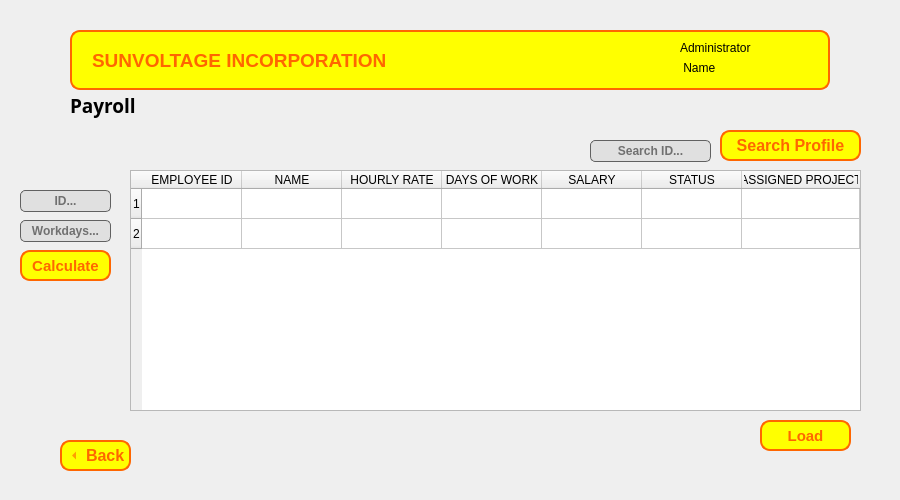
<?xml version="1.0" encoding="UTF-8"?>
<ui version="4.0">
 <class>Form</class>
 <widget class="QWidget" name="Form">
  <property name="geometry">
   <rect>
    <x>0</x>
    <y>0</y>
    <width>900</width>
    <height>500</height>
   </rect>
  </property>
  <property name="windowTitle">
   <string>Form</string>
  </property>
  <widget class="QLabel" name="Label_user_name">
   <property name="geometry">
    <rect>
     <x>680</x>
     <y>60</y>
     <width>141</width>
     <height>16</height>
    </rect>
   </property>
   <property name="text">
    <string> Name</string>
   </property>
  </widget>
  <widget class="QLabel" name="Header">
   <property name="geometry">
    <rect>
     <x>70</x>
     <y>30</y>
     <width>760</width>
     <height>60</height>
    </rect>
   </property>
   <property name="font">
    <font>
     <pointsize>14</pointsize>
     <bold>true</bold>
    </font>
   </property>
   <property name="styleSheet">
    <string notr="true">color: rgb(255, 102, 0);
background-color: rgb(255, 255, 0);
border-color: rgb(255, 102, 0);
border: 2px solid #ff6600; 
border-radius: 10px;
</string>
   </property>
   <property name="text">
    <string>SUNVOLTAGE INCORPORATION</string>
   </property>
   <property name="textFormat">
    <enum>Qt::AutoText</enum>
   </property>
   <property name="scaledContents">
    <bool>false</bool>
   </property>
   <property name="margin">
    <number>0</number>
   </property>
   <property name="indent">
    <number>20</number>
   </property>
  </widget>
  <widget class="QLineEdit" name="search_employee">
   <property name="geometry">
    <rect>
     <x>590</x>
     <y>140</y>
     <width>121</width>
     <height>22</height>
    </rect>
   </property>
   <property name="font">
    <font>
     <bold>true</bold>
    </font>
   </property>
   <property name="styleSheet">
    <string notr="true">QLineEdit {
	border: 1px solid #616161;
	background-color: #E0E0E0;
	border-radius: 5px;
}

QLineEdit::placeholder {
    color: #a9a9a9;
}

QLineEdit:focus {
    border: 2px solid #ff6600;
}</string>
   </property>
   <property name="text">
    <string/>
   </property>
   <property name="alignment">
    <set>Qt::AlignCenter</set>
   </property>
   <property name="placeholderText">
    <string>Search ID...</string>
   </property>
  </widget>
  <widget class="QLabel" name="label_lists_or_profile">
   <property name="geometry">
    <rect>
     <x>70</x>
     <y>90</y>
     <width>181</width>
     <height>31</height>
    </rect>
   </property>
   <property name="font">
    <font>
     <family>Segoe UI Black</family>
     <pointsize>14</pointsize>
     <bold>true</bold>
    </font>
   </property>
   <property name="text">
    <string>Payroll</string>
   </property>
  </widget>
  <widget class="QToolButton" name="backButton">
   <property name="geometry">
    <rect>
     <x>60</x>
     <y>440</y>
     <width>71</width>
     <height>31</height>
    </rect>
   </property>
   <property name="font">
    <font>
     <pointsize>12</pointsize>
     <bold>true</bold>
    </font>
   </property>
   <property name="styleSheet">
    <string notr="true">QToolButton {
				color: rgb(255, 102, 0);
                background-color: rgb(255, 255, 0);
                border-color: rgb(255, 102, 0);
                border: 2px solid #ff6600;
                border-radius: 10px;
            }
            QToolButton:hover, QToolButton:pressed {
                background-color: rgb(255, 183, 0);
            }</string>
   </property>
   <property name="text">
    <string>Back</string>
   </property>
   <property name="iconSize">
    <size>
     <width>20</width>
     <height>20</height>
    </size>
   </property>
   <property name="checkable">
    <bool>true</bool>
   </property>
   <property name="checked">
    <bool>false</bool>
   </property>
   <property name="toolButtonStyle">
    <enum>Qt::ToolButtonTextBesideIcon</enum>
   </property>
   <property name="arrowType">
    <enum>Qt::LeftArrow</enum>
   </property>
  </widget>
  <widget class="QTableWidget" name="tablewidget_Payroll_List">
   <property name="geometry">
    <rect>
     <x>130</x>
     <y>170</y>
     <width>731</width>
     <height>241</height>
    </rect>
   </property>
   <property name="sizePolicy">
    <sizepolicy hsizetype="Maximum" vsizetype="Expanding">
     <horstretch>44</horstretch>
     <verstretch>0</verstretch>
    </sizepolicy>
   </property>
   <property name="minimumSize">
    <size>
     <width>50</width>
     <height>0</height>
    </size>
   </property>
   <property name="styleSheet">
    <string notr="true"/>
   </property>
   <property name="lineWidth">
    <number>6</number>
   </property>
   <property name="verticalScrollBarPolicy">
    <enum>Qt::ScrollBarAlwaysOff</enum>
   </property>
   <property name="sizeAdjustPolicy">
    <enum>QAbstractScrollArea::AdjustToContents</enum>
   </property>
   <property name="autoScroll">
    <bool>true</bool>
   </property>
   <property name="editTriggers">
    <set>QAbstractItemView::NoEditTriggers</set>
   </property>
   <property name="alternatingRowColors">
    <bool>false</bool>
   </property>
   <property name="selectionBehavior">
    <enum>QAbstractItemView::SelectRows</enum>
   </property>
   <property name="verticalScrollMode">
    <enum>QAbstractItemView::ScrollPerItem</enum>
   </property>
   <property name="horizontalScrollMode">
    <enum>QAbstractItemView::ScrollPerItem</enum>
   </property>
   <property name="showGrid">
    <bool>true</bool>
   </property>
   <property name="gridStyle">
    <enum>Qt::SolidLine</enum>
   </property>
   <property name="sortingEnabled">
    <bool>true</bool>
   </property>
   <property name="wordWrap">
    <bool>true</bool>
   </property>
   <property name="cornerButtonEnabled">
    <bool>false</bool>
   </property>
   <property name="rowCount">
    <number>2</number>
   </property>
   <property name="columnCount">
    <number>7</number>
   </property>
   <attribute name="horizontalHeaderShowSortIndicator" stdset="0">
    <bool>true</bool>
   </attribute>
   <attribute name="horizontalHeaderStretchLastSection">
    <bool>true</bool>
   </attribute>
   <attribute name="verticalHeaderShowSortIndicator" stdset="0">
    <bool>false</bool>
   </attribute>
   <row/>
   <row/>
   <column>
    <property name="text">
     <string>EMPLOYEE ID</string>
    </property>
   </column>
   <column>
    <property name="text">
     <string>NAME</string>
    </property>
   </column>
   <column>
    <property name="text">
     <string>HOURLY RATE</string>
    </property>
   </column>
   <column>
    <property name="text">
     <string>DAYS OF WORK</string>
    </property>
   </column>
   <column>
    <property name="text">
     <string>SALARY</string>
    </property>
   </column>
   <column>
    <property name="text">
     <string>STATUS</string>
    </property>
   </column>
   <column>
    <property name="text">
     <string>ASSIGNED PROJECT</string>
    </property>
   </column>
  </widget>
  <widget class="QLabel" name="label_User">
   <property name="geometry">
    <rect>
     <x>680</x>
     <y>40</y>
     <width>111</width>
     <height>16</height>
    </rect>
   </property>
   <property name="text">
    <string>Administrator</string>
   </property>
  </widget>
  <widget class="QToolButton" name="button_search">
   <property name="geometry">
    <rect>
     <x>720</x>
     <y>130</y>
     <width>141</width>
     <height>31</height>
    </rect>
   </property>
   <property name="font">
    <font>
     <pointsize>12</pointsize>
     <bold>true</bold>
    </font>
   </property>
   <property name="styleSheet">
    <string notr="true">QToolButton {
				color: rgb(255, 102, 0);
                background-color: rgb(255, 255, 0);
                border-color: rgb(255, 102, 0);
                border: 2px solid #ff6600;
                border-radius: 10px;
            }
            QToolButton:hover, QToolButton:pressed {
                background-color: rgb(255, 183, 0);
            }</string>
   </property>
   <property name="text">
    <string>Search Profile</string>
   </property>
   <property name="iconSize">
    <size>
     <width>20</width>
     <height>20</height>
    </size>
   </property>
   <property name="checkable">
    <bool>true</bool>
   </property>
   <property name="checked">
    <bool>false</bool>
   </property>
   <property name="toolButtonStyle">
    <enum>Qt::ToolButtonTextOnly</enum>
   </property>
   <property name="autoRaise">
    <bool>false</bool>
   </property>
   <property name="arrowType">
    <enum>Qt::NoArrow</enum>
   </property>
  </widget>
  <widget class="QLineEdit" name="pay_dow">
   <property name="geometry">
    <rect>
     <x>20</x>
     <y>220</y>
     <width>91</width>
     <height>22</height>
    </rect>
   </property>
   <property name="font">
    <font>
     <bold>true</bold>
    </font>
   </property>
   <property name="styleSheet">
    <string notr="true">QLineEdit {
	border: 1px solid #616161;
	background-color: #E0E0E0;
	border-radius: 5px;
}

QLineEdit::placeholder {
    color: #a9a9a9;
}

QLineEdit:focus {
    border: 2px solid #ff6600;
}</string>
   </property>
   <property name="text">
    <string/>
   </property>
   <property name="alignment">
    <set>Qt::AlignCenter</set>
   </property>
   <property name="placeholderText">
    <string>Workdays...</string>
   </property>
  </widget>
  <widget class="QLineEdit" name="salary_EmpID">
   <property name="geometry">
    <rect>
     <x>20</x>
     <y>190</y>
     <width>91</width>
     <height>22</height>
    </rect>
   </property>
   <property name="font">
    <font>
     <bold>true</bold>
    </font>
   </property>
   <property name="styleSheet">
    <string notr="true">QLineEdit {
	border: 1px solid #616161;
	background-color: #E0E0E0;
	border-radius: 5px;
}

QLineEdit::placeholder {
    color: #a9a9a9;
}

QLineEdit:focus {
    border: 2px solid #ff6600;
}</string>
   </property>
   <property name="text">
    <string/>
   </property>
   <property name="alignment">
    <set>Qt::AlignCenter</set>
   </property>
   <property name="placeholderText">
    <string>ID...</string>
   </property>
  </widget>
  <widget class="QToolButton" name="button_get_salary">
   <property name="geometry">
    <rect>
     <x>20</x>
     <y>250</y>
     <width>91</width>
     <height>31</height>
    </rect>
   </property>
   <property name="font">
    <font>
     <pointsize>11</pointsize>
     <bold>true</bold>
    </font>
   </property>
   <property name="styleSheet">
    <string notr="true">QToolButton {
				color: rgb(255, 102, 0);
                background-color: rgb(255, 255, 0);
                border-color: rgb(255, 102, 0);
                border: 2px solid #ff6600;
                border-radius: 10px;
            }
            QToolButton:hover, QToolButton:pressed {
                background-color: rgb(255, 183, 0);
            }</string>
   </property>
   <property name="text">
    <string>Calculate</string>
   </property>
   <property name="iconSize">
    <size>
     <width>20</width>
     <height>20</height>
    </size>
   </property>
   <property name="checkable">
    <bool>true</bool>
   </property>
   <property name="checked">
    <bool>false</bool>
   </property>
   <property name="toolButtonStyle">
    <enum>Qt::ToolButtonTextOnly</enum>
   </property>
   <property name="autoRaise">
    <bool>false</bool>
   </property>
   <property name="arrowType">
    <enum>Qt::NoArrow</enum>
   </property>
  </widget>
  <widget class="QToolButton" name="button_load">
   <property name="geometry">
    <rect>
     <x>760</x>
     <y>420</y>
     <width>91</width>
     <height>31</height>
    </rect>
   </property>
   <property name="font">
    <font>
     <pointsize>11</pointsize>
     <bold>true</bold>
    </font>
   </property>
   <property name="styleSheet">
    <string notr="true">QToolButton {
				color: rgb(255, 102, 0);
                background-color: rgb(255, 255, 0);
                border-color: rgb(255, 102, 0);
                border: 2px solid #ff6600;
                border-radius: 10px;
            }
            QToolButton:hover, QToolButton:pressed {
                background-color: rgb(255, 183, 0);
            }</string>
   </property>
   <property name="text">
    <string>Load</string>
   </property>
   <property name="iconSize">
    <size>
     <width>20</width>
     <height>20</height>
    </size>
   </property>
   <property name="checkable">
    <bool>true</bool>
   </property>
   <property name="checked">
    <bool>false</bool>
   </property>
   <property name="toolButtonStyle">
    <enum>Qt::ToolButtonTextOnly</enum>
   </property>
   <property name="autoRaise">
    <bool>false</bool>
   </property>
   <property name="arrowType">
    <enum>Qt::NoArrow</enum>
   </property>
  </widget>
  <zorder>Header</zorder>
  <zorder>Label_user_name</zorder>
  <zorder>search_employee</zorder>
  <zorder>label_lists_or_profile</zorder>
  <zorder>backButton</zorder>
  <zorder>tablewidget_Payroll_List</zorder>
  <zorder>label_User</zorder>
  <zorder>button_search</zorder>
  <zorder>pay_dow</zorder>
  <zorder>salary_EmpID</zorder>
  <zorder>button_get_salary</zorder>
  <zorder>button_load</zorder>
 </widget>
 <tabstops>
  <tabstop>salary_EmpID</tabstop>
  <tabstop>pay_dow</tabstop>
  <tabstop>button_get_salary</tabstop>
  <tabstop>search_employee</tabstop>
  <tabstop>button_search</tabstop>
  <tabstop>button_load</tabstop>
  <tabstop>backButton</tabstop>
  <tabstop>tablewidget_Payroll_List</tabstop>
 </tabstops>
 <resources/>
 <connections/>
</ui>
